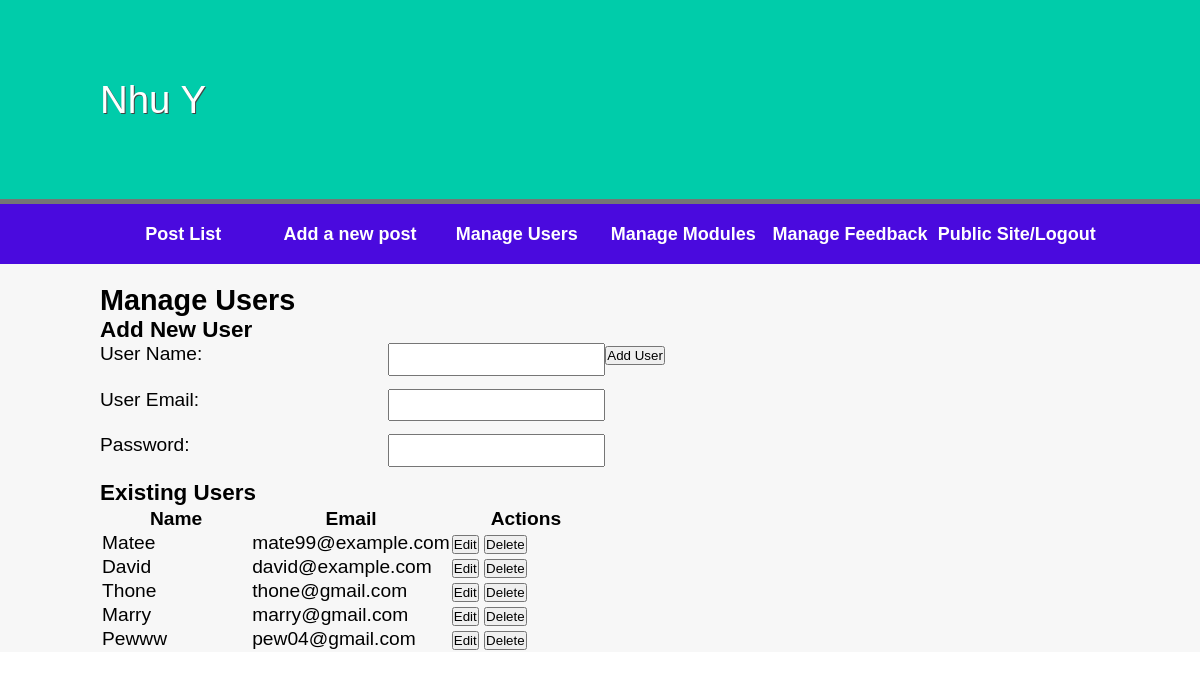
/admin/manage.php (signed in), run on the app's committed database.
### tables this page shows
CREATE TABLE `user` (
  `id` int(11) NOT NULL,
  `name` varchar(100) NOT NULL,
  `email` varchar(100) NOT NULL,
  `password` varchar(255) NOT NULL
);

### admin/manage.php (called while the page is built, shortened)
<?php
try {
    include '../includes/DatabaseConnection.php';
    include '../includes/DatabaseFunctions.php';
    $users = allusers($pdo);
    include '../templates/manage.html.php';
} catch (PDOException $e) {
    $title = 'An error has occurred';
    $output = 'Database error: ' . $e->getMessage();
}
include '../templates/admin_layout.html.php';

### includes/DatabaseFunctions.php (called while the page is built, shortened)
<?php
function query($pdo, $sql, $parameters = []){
  $query = $pdo->prepare($sql);
  $query->execute($parameters);
  return $query;
}
function allUsers($pdo) {
    $users = query($pdo, 'SELECT * FROM user');
    return $users->fetchAll();
}
?>

### templates/manage.html.php (the view, shortened to what this page needs)
<h2 class="mb-4">Manage Users</h2>
<form method="post" action="" class="mb-5">
    <?php if (isset($edituser)): ?>
        <h3>Edit User</h3>
        <input type="hidden" name="id" value="<?= htmlspecialchars($edituser['id']) ?>">
    <?php else: ?>
        <h3>Add New User</h3>
    <?php endif; ?>
    <div class="form-group mb-3">
        <label for="name">User Name:</label>
        <input type="text" name="name" id="name" class="form-control" required
               value="<?= isset($edituser) ? htmlspecialchars($edituser['name']) : '' ?>">
    </div>
    <div class="form-group mb-3">
        <label for="email">User Email:</label>
        <input type="email" name="email" id="email" class="form-control"
               value="<?= isset($edituser) ? htmlspecialchars($edituser['email']) : '' ?>">
    </div>
    <div class="form-group mb-3">
        <label for="password">Password:</label>
        <input type="password" name="password" id="password" class="form-control"
               <?= !isset($edituser) ? 'required' : '' ?>>
    </div>
    <?php if (isset($edituser)): ?>
        <button type="submit" name="update_user" class="btn btn-primary">Update User</button>
        <a href="manage.php" class="btn btn-secondary">Cancel</a>
    <?php else: ?>
        <button type="submit" name="add_user" class="btn btn-success">Add User</button>
    <?php endif; ?>
</form>
<h3>Existing Users</h3>
<table class="table table-bordered table-striped">
    <thead class="table-dark">
        <tr>
            <th style="width: 30%;">Name</th>
            <th style="width: 40%;">Email</th>
            <th style="width: 30%;">Actions</th>
        </tr>
    </thead>
    <tbody>
        <?php if (empty($users)): ?>
            <tr>
                <td colspan="3" class="text-center">No users found</td>
            </tr>
        <?php else: ?>
            <?php foreach ($users as $user): ?>
                <tr>
                    <td><?= htmlspecialchars($user['name']) ?></td>
                    <td><?= htmlspecialchars($user['email']) ?></td>
                    <td>
                        <form method="post" action="" style="display:inline;">
                            <button type="submit" name="edit_user" class="btn btn-warning btn-sm">Edit</button>
                        </form>
                        <form method="post" action="" style="display:inline;">
                            <button type="submit" name="delete_user" class="btn btn-danger btn-sm"
                                onclick="return confirm('Are you sure you want to delete this user?');">
                                Delete
                            </button>
                        </form>
                    </td>
                </tr>
            <?php endforeach; ?>
        <?php endif; ?>
    </tbody>
</table>

### post.css (style rules this page uses)
* { margin: 0; padding: 0; }
body { font-family: Arial, Helvetica, Sans-serif; }
body { font-size: 1.2em; font-family: arial, helvetica, sans-serif }
input, label, select, textarea { float: left; width: 15em; margin-bottom: 1em; padding: 0.5em; }
label { clear: left; padding: 0; margin: 0; }
form { overflow: auto; clear: both; display: block; }

### data on the page
user: name "Matee", email "mate99@example.com"
user: name "David", email "david@example.com"
user: name "Thone", email "thone@gmail.com"
user: name "Marry", email "marry@gmail.com"
user: name "Pewww", email "pew04@gmail.com"
